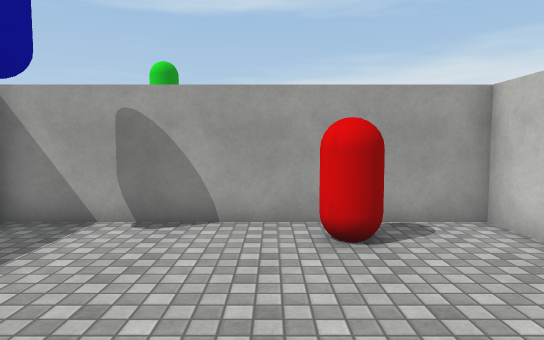
[1] (above)

23 first-person views from a walk through a Unity game level. The camera is 1.5 m above the floor, tilts 4° down and sees 75° across. The floor is counted in squares, 1 m on a side. Each view is taken from the middle of a square. On the plan, view 1 faces up. The plan holds only what a view shows up to about 16 squares ahead; the rest is blank. The place goes on beyond the plan. The player character is not drawn. Surface patterns are stand-ins for the level's own textures.

[2]
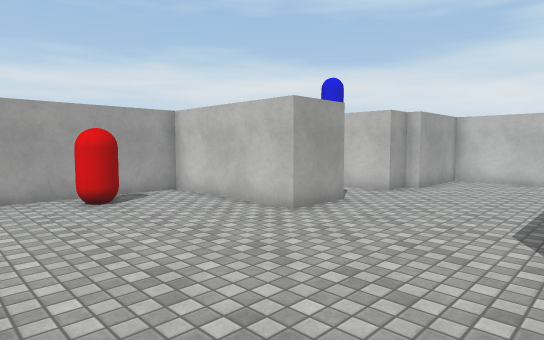

[3]
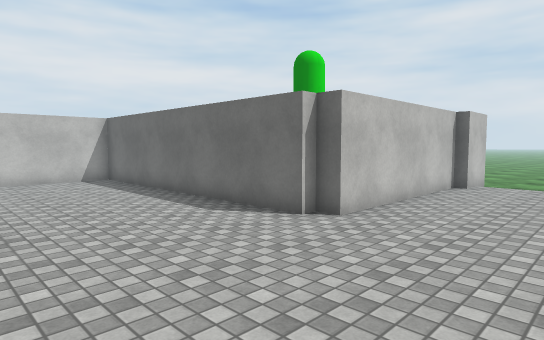

[4]
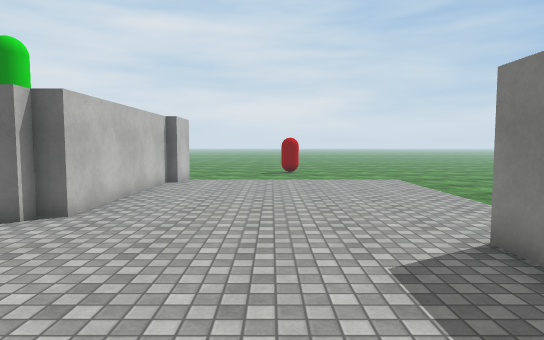

[5]
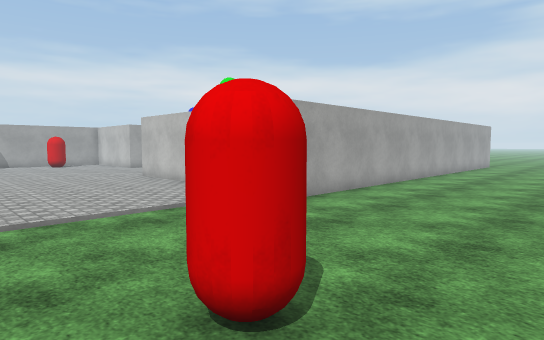

[6]
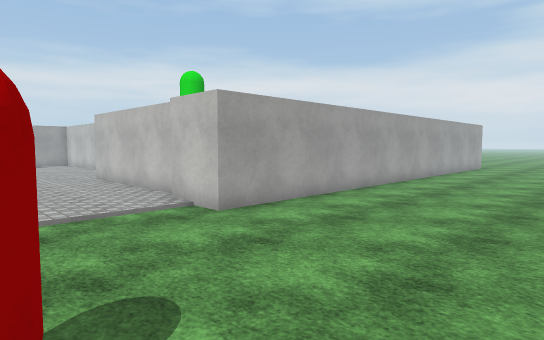

[7]
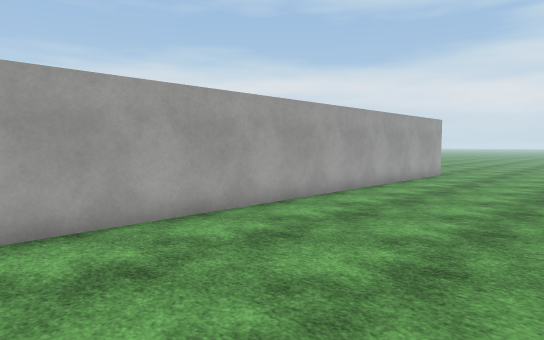

[8]
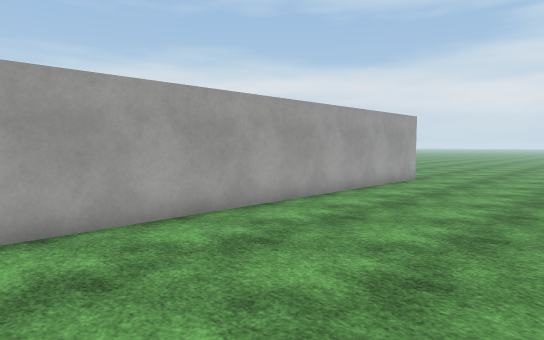

[9]
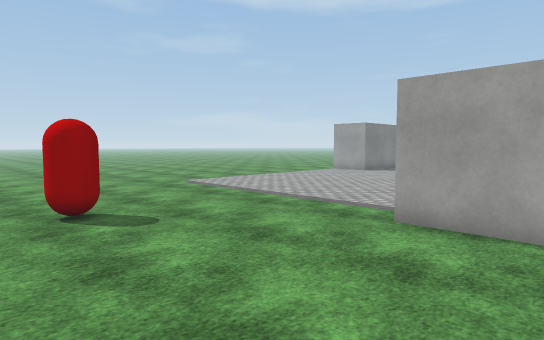

[10]
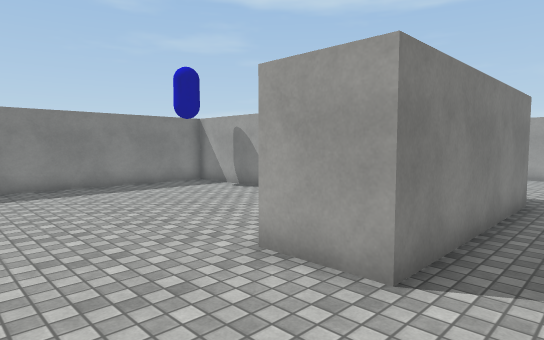

[11]
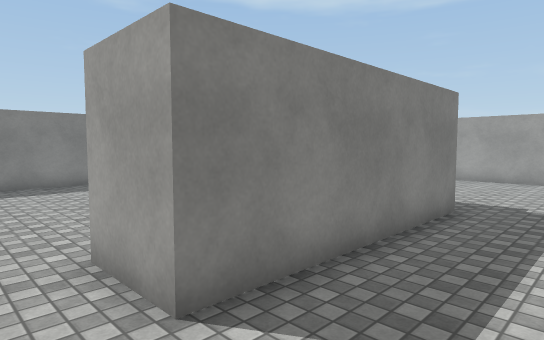

[12]
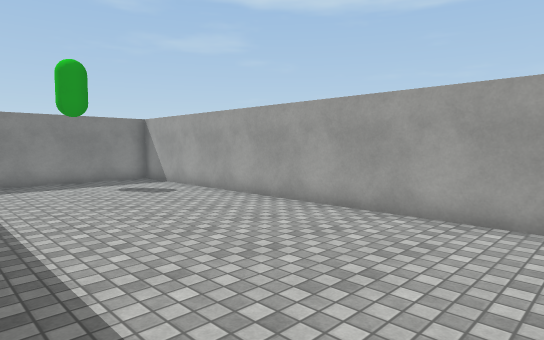

[13]
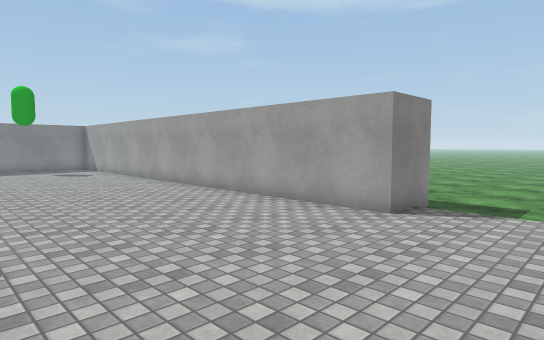

[14]
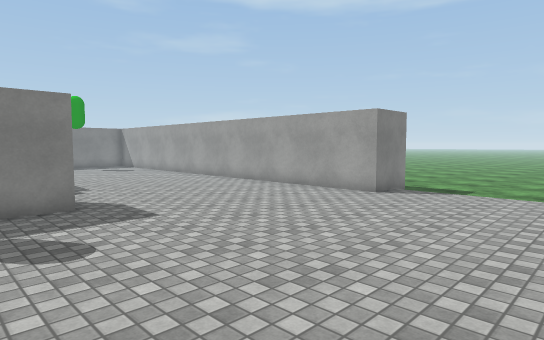

[15]
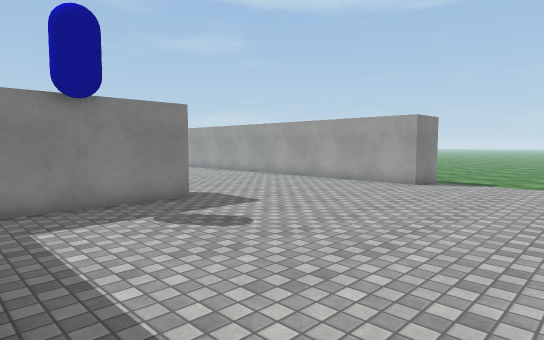

[16]
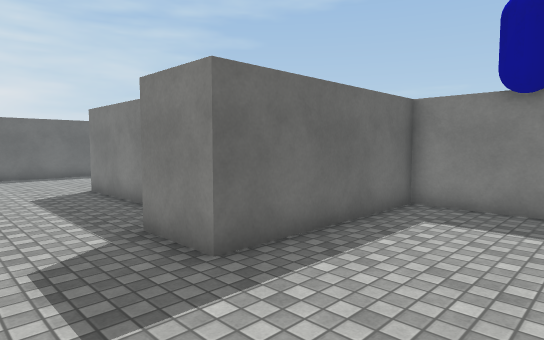

[17]
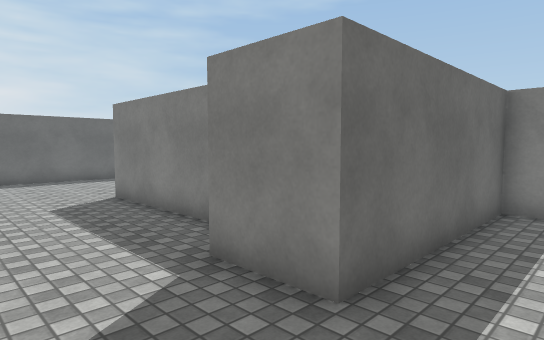

[18]
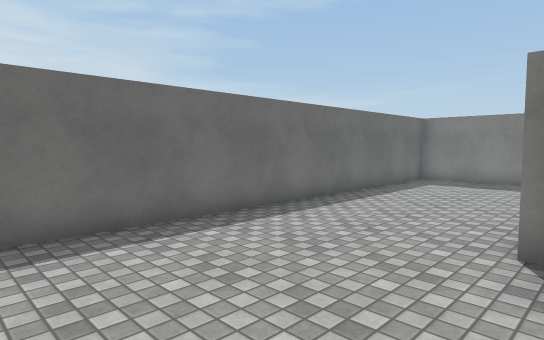

[19]
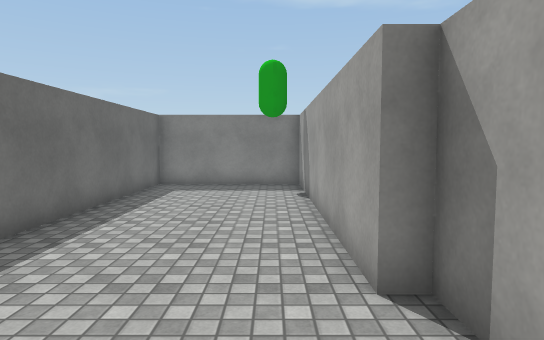

[20]
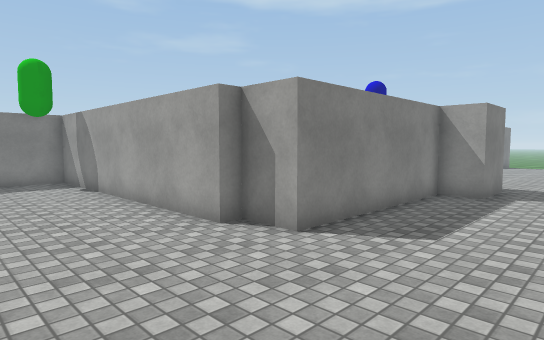

[21]
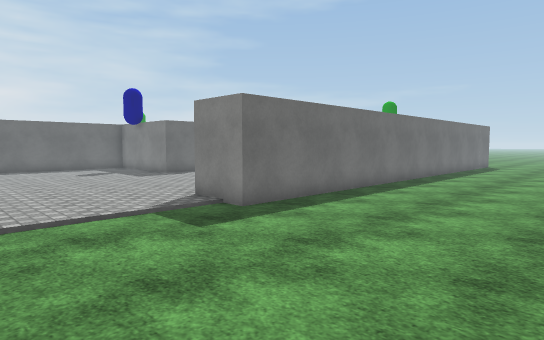

[22]
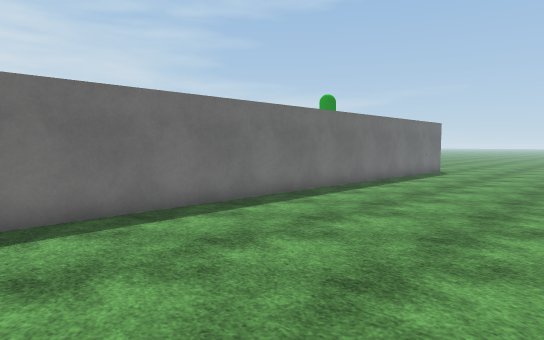

[23]
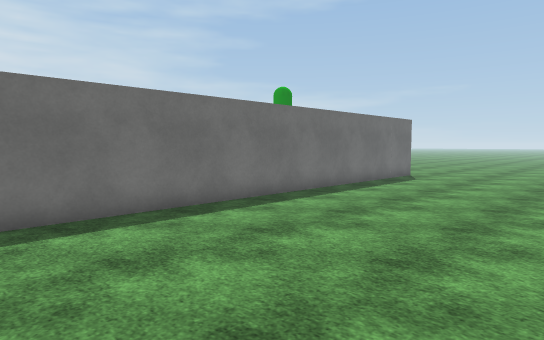

### Floor plan
Points are (right, up) in squares from view 1. A wall is a line through its corners. A room is listed if a view was taken in it or the views show most of it. See-through windows are left out.
Room 1 (views 1, 2, 3, 4, 5, 6, 7, 8, 9, 10, 11)
walls: (2.3, -11.3) (2.3, -4.3) (2.9, -4.3) (2.9, -3.8) (13.9, -3.8) (13.9, 1) (10.3, 1) (10.3, 1.5) (9, 1.5); (6.3, 1.5) (4.2, 1.5) (4.2, 6.8) (-5.3, 6.8) (-5.3, -2.4); (20.5, -13.4) (1.8, -13.4) (1.8, -11.3)
ways out: opening at (7.5, 2) to room 2
objects: red capsule (-3, -18) to (-3, -17); red capsule (1, 5) to (2, 6)
Room 2 (views 12, 13, 14, 15, 16, 17, 18, 19, 20, 21, 22, 23)
walls: (11.1, 8.6) (11.1, 3.1) (17.2, 3.1) (17.2, 1) (16, 1) (16, -5.4) (14.5, -5.4) (14.5, -5.9) (4.4, -5.9) (4.4, -11.3) (19.2, -11.3); (6.3, 8.6) (6.3, 1.5); (9, 1.5) (9, 3.4); (-5.1, 18.4) (14.5, 18.4) (14.5, 16.3) (-5.3, 16.3) (-5.3, 10.9)
ways out: opening at (7.5, 2) to room 1

Where each view was taken, in squares from view 1:
view 1: 0 up, 0 right, facing up
view 2: 4 down, 2 left, facing up-right
view 3: 2 up, 2 left, facing down-right
view 4: 3 up, 2 left, facing down
view 5: 20 down, 5 left, facing up-right
view 6: 20 down, 3 left, facing up-right
view 7: 20 down, 4 right, facing up-right
view 8: 20 down, 7 right, facing up-right
view 9: 20 down, 5 right, facing up-left
view 10: 2 down, 8 right, facing up-left
view 11: 0 up, 9 right, facing up-left
view 12: 9 up, 10 right, facing up-left
view 13: 9 up, 18 right, facing up-left
view 14: 6 up, 20 right, facing up-left
view 15: 3 up, 20 right, facing up-left
view 16: 7 up, 20 right, facing down-left
view 17: 5 up, 20 right, facing down-left
view 18: 5 down, 20 right, facing down-left
view 19: 7 down, 18 right, facing left
view 20: 10 down, 20 right, facing up-left
view 21: 25 up, 20 right, facing down-left
view 22: 26 up, 14 right, facing down-left
view 23: 26 up, 10 right, facing down-left
